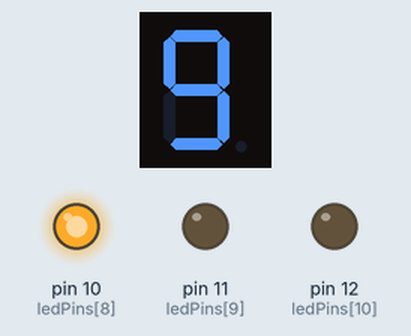
This sketch was run on a simulated Arduino Uno, built with avr-gcc and run on an emulated ATmega328P. On the bench: 1-digit seven-segment display, output pins drawn as LEDs (lit = HIGH). Wiring (inferred from the names in the program): 1-digit 7-segment display, segments lit when LOW: segments pin 2, pin 3, pin 4, pin 5, pin 6, pin 7, pin 8, pin 9. The segment pins are drawn as the display they are named for; pins used as bus, display or sensor lines are not drawn.

Above: at 0.1 s.
At 4.1 s:
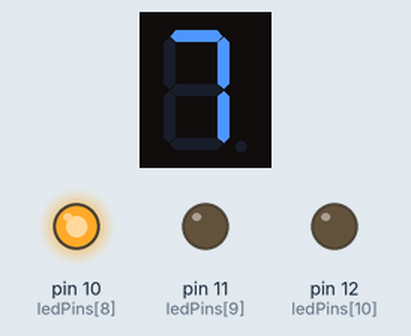
At 10.1 s:
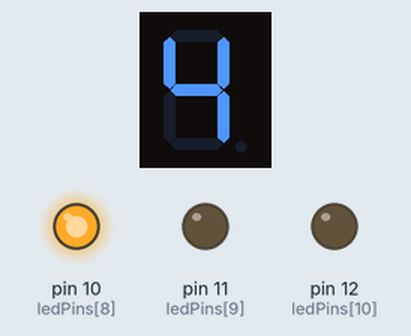
At 20.1 s:
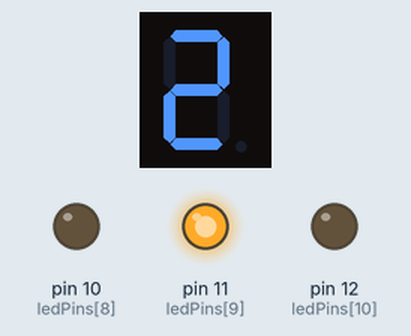
At 28.1 s:
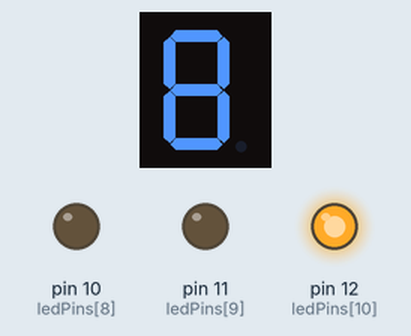
At 38.1 s:
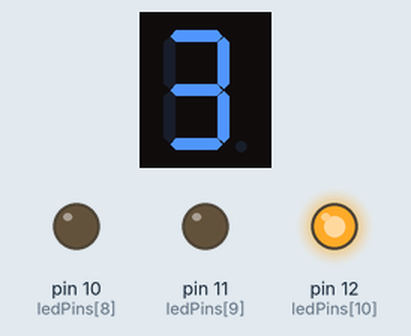
Timing chart, 0 to 39.6 s (numbered marks = the images above):
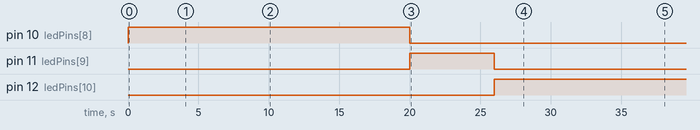

The sketch:

digitalTube.ino
```cpp
int ledCount = 11;
const unsigned char DuanMa[10 + 6] = {0xC0, 0xF9, 0xA4, 0xB0, 0x99, 0x92, 0x82, 0xF8, 0x80, 0x90, 0x88, 0x83, 0xC6, 0xA1, 0x86, 0x8E};
int ledPins[] = {2, 3, 4, 5, 6, 7, 8, 9, 10, 11, 12
                };

void setup() {
  for (int thisLed = 0; thisLed < ledCount; thisLed++) {
    pinMode(ledPins[thisLed], OUTPUT);
  }
}

void loop() {
  digitalWrite(10, HIGH);
  downCount(9);
  digitalWrite(10, LOW);
  digitalWrite(11, HIGH);
  downCount(2);
  digitalWrite(11, LOW);
  digitalWrite(12, HIGH);
  downCount(9);
  digitalWrite(12, LOW);
}

void deal(unsigned char value) {
  for (int i = 0; i < 8; i++)
    digitalWrite(ledPins[i], bitRead(value, i));
  delay(1000);
}

void downCount(int val) {

  for (int i = val; i >= 0; i--) {
    deal(DuanMa[i]);
    delay(1000);
  }
}
```

Measured:
- by itself, pin 10 (ledPins[8]): LOW → HIGH at 0.00 s, → LOW 20.0 s later
- by itself, pin 11 (ledPins[9]): LOW → HIGH at 20.0 s, → LOW 6.0 s later
- by itself, pin 12 (ledPins[10]): LOW → HIGH at 26.0 s
- what the display in image 1 shows lasts 2.0 s, from 4.0 s to 6.0 s
